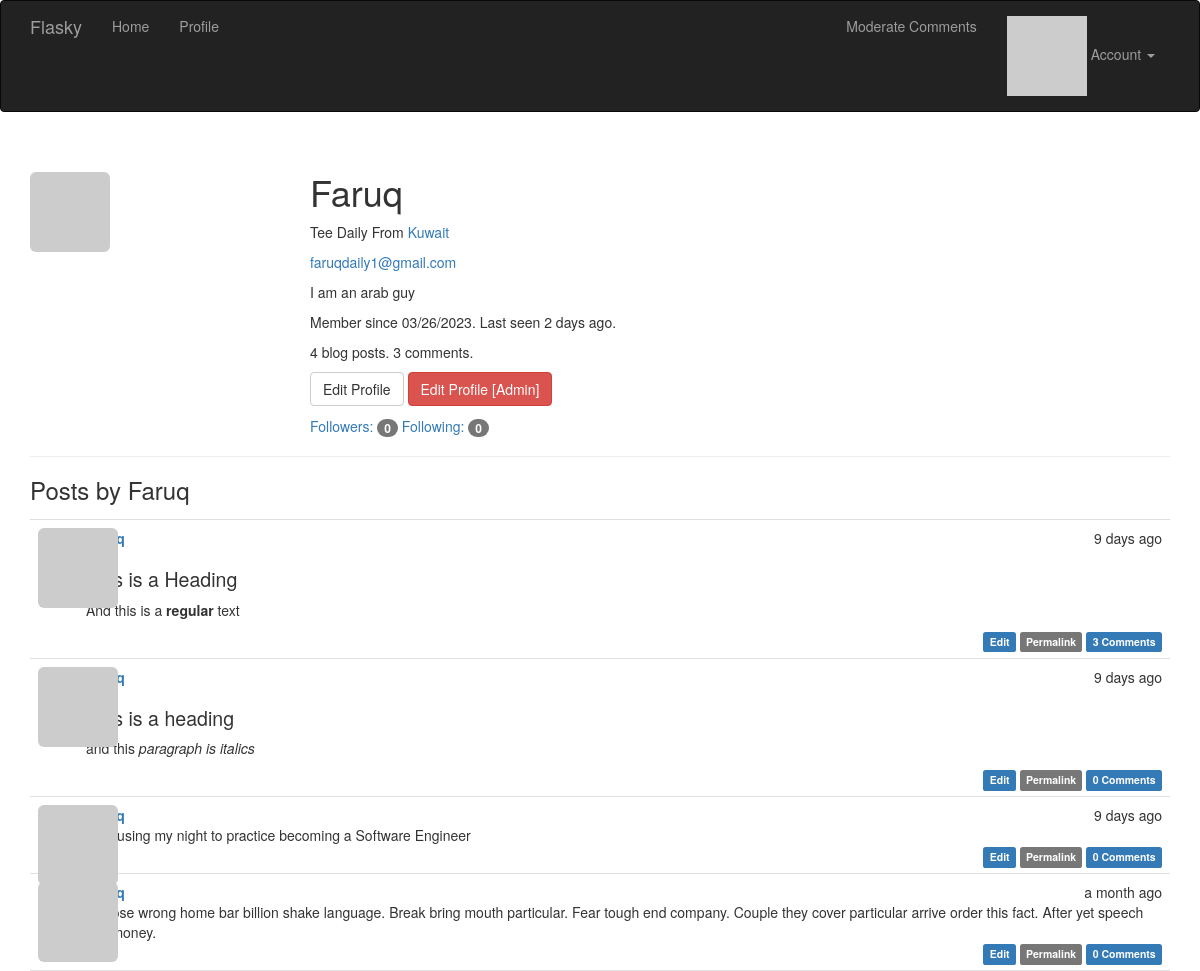
The app's page /user/Faruq (signed in) with its own data.
### app/models.py (models this page shows, shortened)
class User(UserMixin, db.Model):
    __tablename__ = 'users'
    id = db.Column(db.Integer, primary_key=True)
    email = db.Column(db.String(64), unique=True, index=True)
    username = db.Column(db.String(64), unique=True, index=True)
    role_id = db.Column(db.Integer, db.ForeignKey('roles.id'))
    posts = db.relationship('Post', backref='author', lazy='dynamic')
    comments = db.relationship('Comment', backref='author', lazy='dynamic')
    password_hash = db.Column(db.String(128))
    confirmed = db.Column(db.Boolean, default=False)
    name = db.Column(db.String(64))
    location = db.Column(db.String(64))
    about_me = db.Column(db.Text())
    member_since = db.Column(db.DateTime(), default=datetime.utcnow)
    last_seen = db.Column(db.DateTime(), default=datetime.utcnow)
    avatar_hash = db.Column(db.String(32))
    followed = db.relationship('Follow', foreign_keys=[Follow.follower_id],
                                backref=db.backref('follower', lazy='joined'), lazy='dynamic',
                                cascade='all, delete-orphan')
    followers = db.relationship('Follow', foreign_keys=[Follow.followed_id],
                                backref=db.backref('followed', lazy='joined'), lazy='dynamic',
                                cascade='all, delete-orphan')
    def can(self, perm):
        return self.role is not None and self.role.has_permission(perm)
    def is_administrator(self):
        return self.can(Permission.ADMIN)
    @property
    def password(self):
        raise AttributeError('password is not a readable attribute')
    @login_manager.user_loader
    def load_user(user_id):
        return User.query.get(int(user_id))
    def gravatar(self, size=100, default='identicon', rating='g'):
        if request.is_secure:
            url = 'https://secure.gravatar.com/avatar'
        else:
            url = 'http://www.gravatar.com/avatar'
        hash = hashlib.md5(self.email.lower().encode('utf-8')).hexdigest()
        return '{url}/{hash}?s={size}&d={default}&r={rating}'.format(
                        url=url, hash=hash, size=size, default=default, rating=rating)
    def ping(self):
        self.last_seen = datetime.utcnow()
        db.session.add(self)
        db.session.commit()

class Post(db.Model):
    __tablename__ = 'posts'
    id = db.Column(db.Integer, primary_key=True)
    body = db.Column(db.Text)
    body_html = db.Column(db.Text)
    timestamp = db.Column(db.DateTime, index=True, default=datetime.utcnow)
    author_id = db.Column(db.Integer, db.ForeignKey('users.id'))
    comments = db.relationship('Comment', backref='post', lazy='dynamic')

### app/main/views.py (the view)
@main.route('/user/<username>')
def user(username):
    user = User.query.filter_by(username=username).first()
    if user is None:
        abort(404)
    posts = user.posts.order_by(Post.timestamp.desc()).all()
    return render_template('user.html', user=user, posts=posts)

### app/auth/views.py (called while the page is built)
@auth.before_app_request
def before_request():
    if current_user.is_authenticated:
        current_user.ping()
        if not current_user.confirmed \
                and request.endpoint \
                and request.blueprint != 'auth' \
                and request.endpoint != 'static':
            return redirect(url_for('auth.unconfirmed'))

### app/main/__init__.py (called while the page is built)
@main.app_context_processor
def inject_permission():
    return dict(Permission=Permission)

### app/models.py (called while the page is built)
    def has_permission(self, perm):
        return self.permissions & perm == perm

### app/templates/user.html (shortened to what this page needs)
{% extends "base.html" %}
{% block page_content %}
<div class="page-header">
    <img class="img-rounded profile-thumbnail" src="{{ user.gravatar(size=256) }}">
    <div class="profile-header">
        <h1>{{ user.username }}</h1>
        {% if user.name or user.location %}
        <p>
            {% if user.name %}{{ user.name }}{% endif %}
            {% if user.location %}
            From <a href="http://maps.google.com/?q={{ user.location }}">
                {{ user.location }}
            </a>
            {% endif %}
        </p>
        {% endif %}
        {% if current_user.is_administrator() %}
        <p><a href="mailto:{{ user.email }}">{{ user.email }}</a></p>
        {% endif %}
        {% if user.about_me %}<p>{{ user.about_me }}</p>{% endif %}
        <p>
            Member since {{ moment(user.member_since).format('L') }}.
            Last seen {{ moment(user.last_seen).fromNow() }}.
        </p>
        <p> {{ user.posts.count() }} blog posts. {{ user.comments.count() }} comments.</p>
        <p>
            {% if user == current_user %}
            <a class="btn btn-default" href="{{ url_for('.edit_profile') }}">
                Edit Profile
            </a>
            {% endif %}
            {% if current_user.is_administrator() %}
            <a class="btn btn-danger"
            href="{{ url_for('.edit_profile_admin', id=user.id) }}">
            Edit Profile [Admin]
            </a>
            {% endif %}
        </p>
        <p>
            <a href="{{ url_for('.followers', username=user.username) }}">
            Followers: <span class="badge">{{ user.followers.count() - 1 }}</span>
            </a>
            <a href="{{ url_for('.followed_by', username=user.username) }}">
            Following: <span class="badge">{{ user.followed.count() - 1 }}</span>
            </a>
        </p>
    </div>
</div>
<h3>Posts by {{ user.username }}</h3>
{% include '_posts.html' %}
{% endblock %}

### app/templates/_posts.html (shortened to what this page needs)
<ul class="posts">
    {% for post in posts %}
    <li class="post">
        <div class="post-thumbnail">
            <a href="{{ url_for('.user', username=post.author.username) }}">
                <img class="img-rounded profile-thumbnail"
                src="{{ post.author.gravatar(size=40) }}">
            </a>
        </div>
        <div class="post-content">
            <div class="post-date">{{ moment(post.timestamp).fromNow() }}</div>
            <div class="post-author">
                <a href="{{ url_for('.user', username=post.author.username) }}">
                </a>
            </div>
            <div class="post-body">
                {% if post.body_html %}
                    {{ post.body_html | safe }}
                {% else %}
                    {{ post.body }}
                {% endif %}
            </div>
            <div class="post-footer">
                {% if current_user == post.author %}
                <a href="{{ url_for('.edit', id=post.id) }}">
                    <span class="label label-primary">Edit</span>
                </a>
                {% elif current_user.is_administrator() %}
                <a href="{{ url_for('.edit', id=post.id) }}">
                    <span class="label label-danger">Edit [Admin]</span>
                </a>
                {% endif %}
                <a href="{{ url_for('.post', id=post.id) }}">
                    <span class="label label-default">Permalink</span>
                </a>
                <a href="{{ url_for('.post', id=post.id) }}#comments">
                    <span class="label label-primary">{{ post.comments.count() }} Comments</span>
                </a>
            </div>
        </div>
    </li>
    {% endfor %}
</ul>

### app/static/styles.css (style rules this page uses)
.profile-thumbnail { position: absolute; }
.profile-header { min-height: 260px; margin-left: 280px; }
ul.posts { list-style-type: none; padding: 0px; margin: 16px 0px 0px 0px; border-top: 1px solid #e0e0e0; }
ul.posts li.post { padding: 8px; border-bottom: 1px solid #e0e0e0; }
div.post-date { float: right; }
div.post-author { font-weight: bold; }
div.post-thumbnail { position: absolute; }
div.post-content { margin-left: 48px; min-height: 48px; }
div.post-footer { text-align: right; }
.post-body h1 { font-size: 140%; }

### records on screen
User: username "Faruq", name "Tee Daily", location "Kuwait", email "faruqdaily1@gmail.com", about_me "I am an arab guy", member_since "03/26/2023", last_seen "2 days ago"
Post: timestamp "9 days ago", body_html "This is a Heading And this is a regular text", comments.count "3"
Post: timestamp "9 days ago", body_html "This is a heading and this paragraph is italics", comments.count "0"
Post: timestamp "9 days ago", body "I am using my night to practice becoming a Software Engineer", comments.count "0"
Post: timestamp "a month ago", body "Choose wrong home bar billion shake language. Break bring mouth particular. Fear tough end company. Couple they cover particular arrive order this fact. After yet speech five money.", comments.count "0"

### other values on screen
{{ user.posts.count() }} "4"
{{ user.comments.count() }} "3"
{{ user.followers.count() - 1 }} "0"
{{ user.followed.count() - 1 }} "0"
